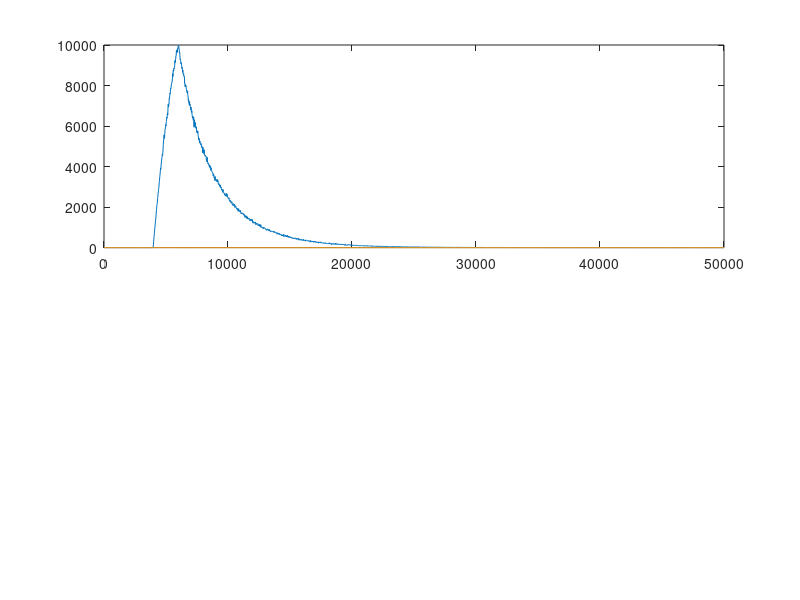

Source code (MATLAB): (Note: this script raises an error after producing the figure.)
t = 1:20:5e4;

irf = zeros(size(t));
irf(200:300) = 1;

taut = 1000:100:4000;
betat = normpdf(taut,6000,3000);

decay = 0;
for i=1:length(taut)
   
    decay = decay + exp(-t/taut(i)) * betat(i); 
    
end

y = conv(irf,decay);

y = y / max(y);

y = y * 10e3;

y = poissrnd(y);

y = y(1:length(t));

subplot(2,1,1)
plot(t,[y;decay;irf])
%plot(taut,betat);

tau=100:100:10000;
n = length(tau);

C = []; 

for i=1:n
   
    d = exp(-t/tau(i));
    d = conv(irf,d);
    d = d(1:length(t));
    
    C = [C; d];
    
end

lb = zeros(size(tau));
options = optimset('Diagnostics','off','LargeScale','off','MaxIter',400);
x = lsqlin(C',y',[],[],[],[],lb,[],lb,options);
subplot(2,1,2)
plot(tau,x)
